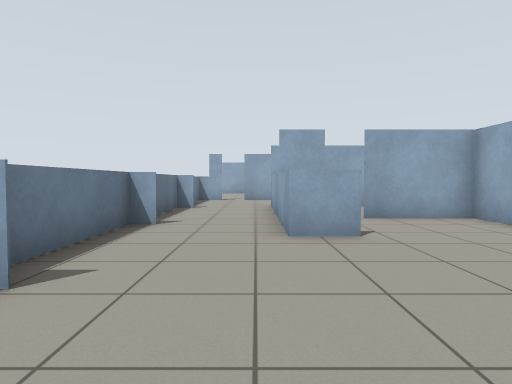
[1] (above)

12 first-person views from a walk through a robot-simulator world made for Gazebo. The camera is 0.86 m above the floor, tilts 2° down and sees 75° across. The floor is counted in squares, 1 m on a side. Each view is taken from the middle of a square. On the plan, view 1 faces up. The plan holds only what a view shows up to about 11 squares ahead; the rest is blank.

[2]
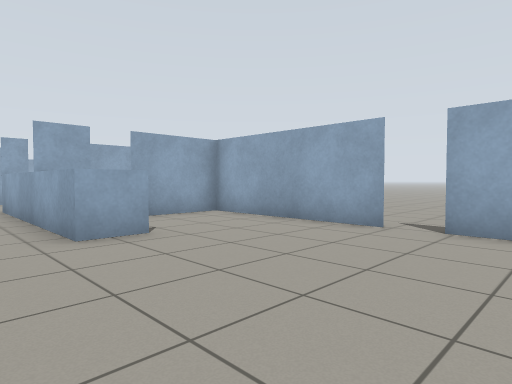

[3]
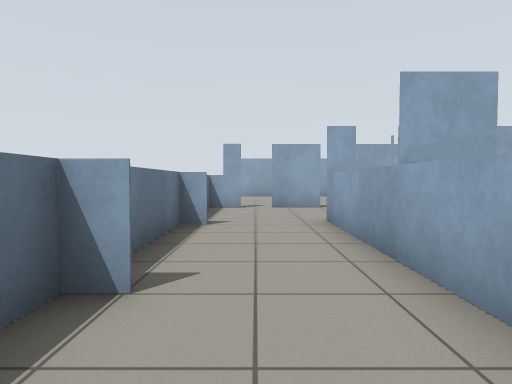

[4]
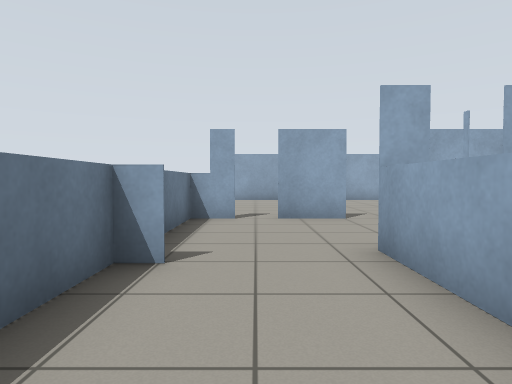

[5]
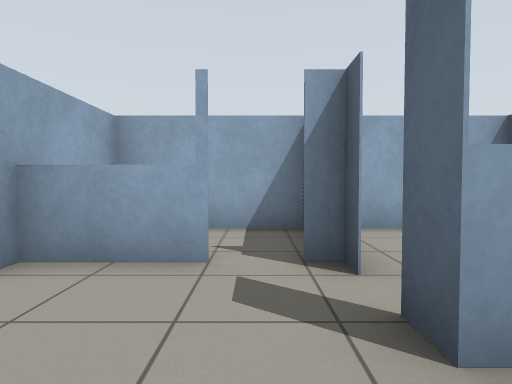

[6]
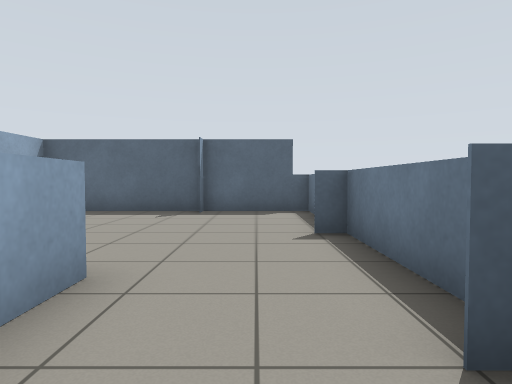

[7]
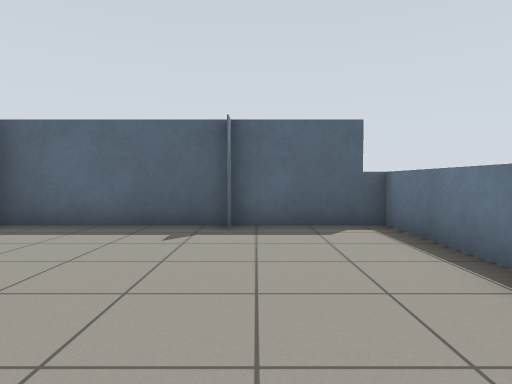

[8]
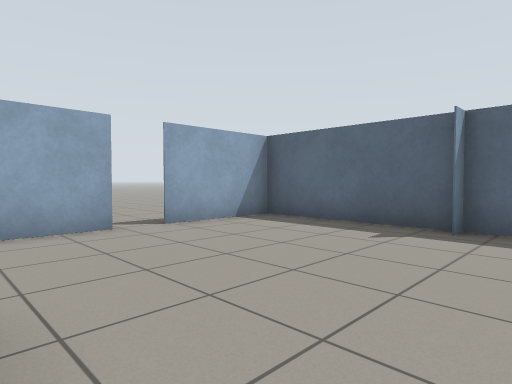

[9]
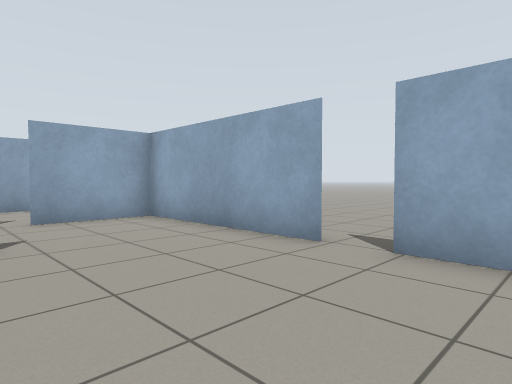

[10]
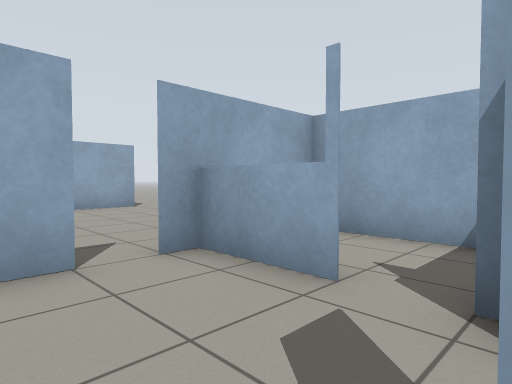

[11]
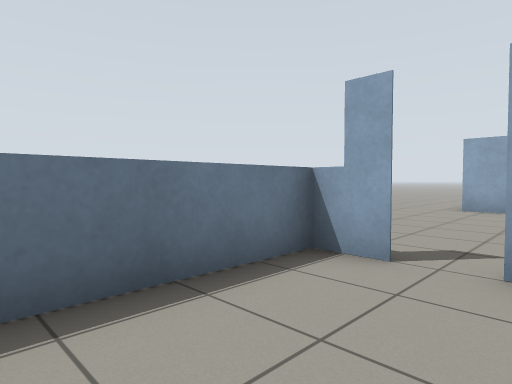

[12]
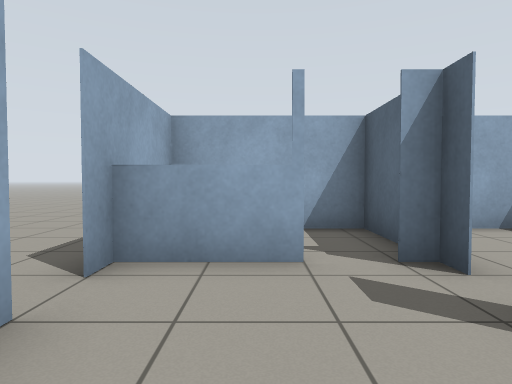

### Floor plan
Ten units are one square. View 1 is at (0, 0); x grows to the right and y downward. Boxes are objects, and circles mark ways between rooms. Rooms are numbered by the first view taken in them; rooms with no view inside come last. Other rooms are left out.
<svg viewBox="-30 -155 85 173">
<path fill="none" stroke="#000" d="M16 -51 5 -51 5 -111 11 -111M49 -26 49 -81M50 -75 24 -75M25 -124 25 -145M11 -145 -5 -145M-25 -145 -25 13 49 13 49 -16M49 -81 49 -110M45 -110 20 -110M20 -111 50 -111M49 -110 49 -145 19 -145"/>
<circle cx="20" cy="-80" r="3" fill="#2a7"/>
<circle cx="20" cy="-120" r="3" fill="#2a7"/>
<circle cx="20" cy="-110" r="3" fill="#2a7"/>
<text x="10" y="-50">1</text>
<text x="30" y="-90">2</text>
<text x="30" y="-130">3</text>
</svg>
Room 1 opens to room 2. Room 1 opens to room 3. Room 2 opens to room 3.

Where each view was taken, in squares from view 1:
view 1: 0 up, 0 right, facing up
view 2: 0 up, 1 left, facing up-right
view 3: 4 up, 1 left, facing up
view 4: 7 up, 1 left, facing up
view 5: 12 up, 1 left, facing right
view 6: 8 up, 1 left, facing down
view 7: 5 up, 0 right, facing down
view 8: 5 up, 1 left, facing down-right
view 9: 0 up, 1 right, facing up-right
view 10: 11 up, 0 right, facing up-right
view 11: 11 up, 0 right, facing up-left
view 12: 13 up, 1 left, facing right
